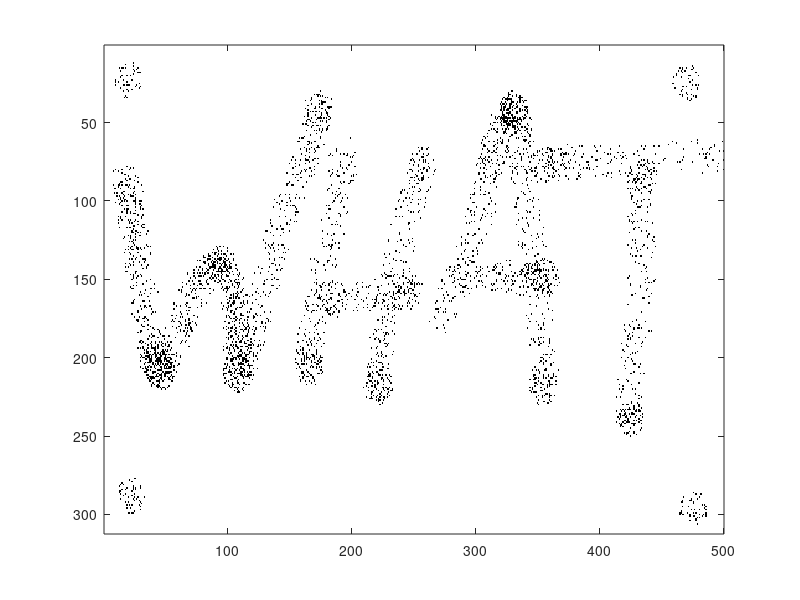

Reproduce this figure in MATLAB. (Note: this script raises an error after producing the figure.)
% Tutorial part 4
%% Load Image
clear 
close all
load('pic1.mat')

figure(1)
imagesc(pic1)
colormap('gray')

%% edit maxPoolingBwd.m first before evaluating this cell

poolingSize=[2 2];
[pic1_pooled, indices]=maxPooling(pic1,poolingSize);
pic1_Bwd=maxPoolingBwd(pic1_pooled,poolingSize,indices);

clf 
subplot(311)
imagesc(pic1)          % Like plot for showing images
colormap('gray')        % gray-scale image
axis equal              % preventing matlabs auto-adjustment
axis off
title('pic1 original') % Giving the plot a title

subplot(312)
imagesc(pic1_pooled)
colormap('gray')
axis equal
axis off
title('pic1 max pooled')

subplot(313)
imagesc(pic1_Bwd)
colormap('gray')
axis equal
axis off
title('pic1 max pooled bwd')

message='fill in here the message you see in the bwd pooled image';








load('mes.mat')
if sum(size(pic1_pooled)==size(pic1)./poolingSize)==2 && strcmp(message,sol{2}{3}{4})
    disp('Congratulations, your maxPooling bwd function seems to work, or did you cheat? ;)')
else
    error('something is not right, please check your maxPoolingBwd function again')
end